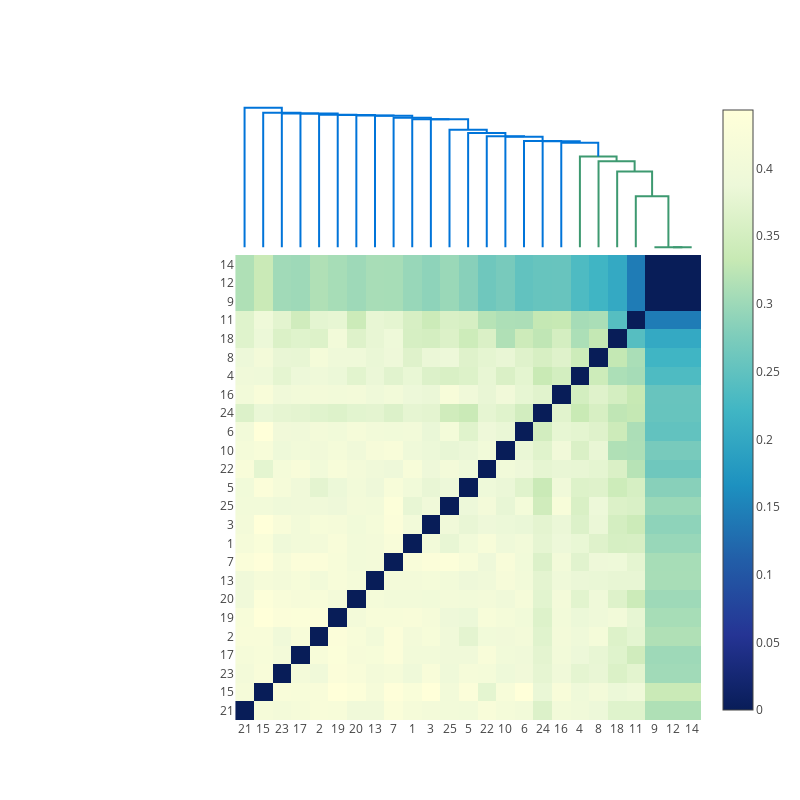

The notebook cell this image was saved under:
### Code cell
# heatmap annotation
annotation_html = [["+++ {}<br>--- {}".format(", ".join(int_tokens), ", ".join(diff_tokens))
                    for (int_tokens, diff_tokens) in row] for row in annotation]

# plot heatmap of distance matrix
heatmap = go.Data([
    go.Heatmap(
        z=heat_data,
        colorscale='YIGnBu',
        text=annotation_html,
        hoverinfo='x+y+z+text'
    )
])

heatmap[0]['x'] = figure['layout']['xaxis']['tickvals']
heatmap[0]['y'] = figure['layout']['xaxis']['tickvals']

# Add Heatmap Data to Figure
figure['data'].extend(heatmap)

dendro_leaves = [x + 1 for x in dendro_leaves]

# Edit Layout
figure['layout'].update({'width': 800, 'height': 800,
                         'showlegend':False, 'hovermode': 'closest',
                         })

# Edit xaxis
figure['layout']['xaxis'].update({'domain': [.25, 1],
                                  'mirror': False,
                                  'showgrid': False,
                                  'showline': False,
                                  "showticklabels": True, 
                                  "tickmode": "array",
                                  "ticktext": dendro_leaves,
                                  "tickvals": figure['layout']['xaxis']['tickvals'],
                                  'zeroline': False,
                                  'ticks': ""})
# Edit yaxis
figure['layout']['yaxis'].update({'domain': [0, 0.75],
                                  'mirror': False,
                                  'showgrid': False,
                                  'showline': False,
                                  "showticklabels": True, 
                                  "tickmode": "array",
                                  "ticktext": dendro_leaves,
                                  "tickvals": figure['layout']['xaxis']['tickvals'],
                                  'zeroline': False,
                                  'ticks': ""})
# Edit yaxis2
figure['layout'].update({'yaxis2':{'domain': [0.75, 1],
                                   'mirror': False,
                                   'showgrid': False,
                                   'showline': False,
                                   'zeroline': False,
                                   'showticklabels': False,
                                   'ticks': ""}})

py.iplot(figure)

### Figure 1 — Plotly figure (JSON) as saved in the notebook; plotly's stock layout.template omitted (floating-point values rounded to 4 significant figures; data arrays with more than 128 entries replaced by an {"elided": "..."} marker saying what was removed)
{"data": [{"hoverinfo": "text", "marker": {"color": "rgb(61,153,112)"}, "mode": "lines", "text": ["['conclude', 'supplementation', 'ray', 'interview', 'varied', 'markers', 'dual', 'narcotics', 'mild', 'elevated']", [], [], "['conclude', 'supplementation', 'ray', 'interview', 'varied', 'markers', 'dual', 'narcotics', 'mild', 'elevated']"], "type": "scatter", "x": [235, 235, 245, 245], "xaxis": "x", "y": [0, 2.474e-10, 2.474e-10, 0], "yaxis": "y2"}, {"hoverinfo": "text", "marker": {"color": "rgb(61,153,112)"}, "mode": "lines", "text": ["['conclude', 'supplementation', 'ray', 'interview', 'varied', 'markers', 'dual', 'narcotics', 'mild', 'elevated']", [], [], "+++: ['conclude', 'supplementation', 'ray', 'interview', 'varied', 'markers', 'dual', 'narcotics', 'mild', 'elevated']<br>---: ['failures', 'amygdala', 'cortex', 'disease', 'anisotropy', 'cp', 'patients', 'autonomic', 'activity', 'children']"], "type": "scatter", "x": [225, 225, 240, 240], "xaxis": "x", "y": [0, 4.366e-10, 4.366e-10, 2.474e-10], "yaxis": "y2"}, {"hoverinfo": "text", "marker": {"color": "rgb(61,153,112)"}, "mode": "lines", "text": ["['conclude', 'ray', 'range', 'varied', 'markers', 'dual', 'mild', 'conditions', 'described', 'department']", [], [], "+++: ['conclude', 'supplementation', 'ray', 'interview', 'varied', 'markers', 'dual', 'narcotics', 'mild', 'elevated']<br>---: ['absenteeism', 'failures', 'consulting', 'discomfort', 'hemithyroidectomy', 'cp', 'cingulate', 'induced', 'inflammatory', 'grades']"], "type": "scatter", "x": [215, 215, 232.5, 232.5], "xaxis": "x", "y": [0, 0.1515, 0.1515, 4.366e-10], "yaxis": "y2"}, {"hoverinfo": "text", "marker": {"color": "rgb(61,153,112)"}, "mode": "lines", "text": ["['supplementation', 'conclude', 'ray', 'ninety', 'varied', 'markers', 'dual', 'mild', 'narcotics', 'ami']", [], [], "+++: ['conclude', 'ray', 'varied', 'markers', 'dual', 'narcotics', 'mild', 'elevated', 'algorithmsprotocols', 'vagal']<br>---: ['described', 'clinical', 'immediately', 'body', 'records', 'physical', 'video', 'validity', 'thoracic', 'hit']"], "type": "scatter", "x": [205, 205, 223.8, 223.8], "xaxis": "x", "y": [0, 0.225, 0.225, 0.1515], "yaxis": "y2"}, {"hoverinfo": "text", "marker": {"color": "rgb(61,153,112)"}, "mode": "lines", "text": ["['readsstool', 'conclude', 'learning', 'differences', 'irritable', 'markers', 'varied', 'dual', 'narcotics', 'neutrophil']", [], [], "+++: ['conclude', 'ray', 'varied', 'markers', 'dual', 'narcotics', 'mild', 'elevated', 'algorithmsprotocols', 'vagal']<br>---: ['supplementation', 'ninety', 'ami', 'psychometric', 'department', 'chronic', 'reconstruction', 'clinical', 'protocol', 'laboratory']"], "type": "scatter", "x": [195, 195, 214.4, 214.4], "xaxis": "x", "y": [0, 0.2554, 0.2554, 0.225], "yaxis": "y2"}, {"hoverinfo": "text", "marker": {"color": "rgb(61,153,112)"}, "mode": "lines", "text": ["['conclude', 'supplementation', 'brain', 'visceral', 'interview', 'brief', 'range', 'varied', 'markers', 'narcotics']", [], [], "+++: ['conclude', 'varied', 'markers', 'dual', 'narcotics', 'mild', 'elevated', 'algorithmsprotocols', 'vagal', 'adjusted']<br>---: ['readsstool', 'ray', 'neutrophil', 'randomforest', 'involved', 'clinical', 'met', 'genus', 'anatomically', 'analyzed']"], "type": "scatter", "x": [185, 185, 204.7, 204.7], "xaxis": "x", "y": [0, 0.2693, 0.2693, 0.2554], "yaxis": "y2"}, {"hoverinfo": "text", "marker": {"color": "rgb(0,116,217)"}, "mode": "lines", "text": ["['berinert', 'conclude', 'interview', 'differences', 'varied', 'markers', 'relatively', 'fatal', 'intravenous', 'laryngeal']", [], [], "+++: ['conclude', 'varied', 'markers', 'narcotics', 'mild', 'algorithmsprotocols', 'adjusted', 'vagal', 'instruments', 'episodic']<br>---: ['supplementation', 'brain', 'visceral', 'interview', 'brief', 'range', 'dual', 'drg', 'elevated', 'chronic']"], "type": "scatter", "x": [175, 175, 194.8, 194.8], "xaxis": "x", "y": [0, 0.3106, 0.3106, 0.2693], "yaxis": "y2"}, {"hoverinfo": "text", "marker": {"color": "rgb(0,116,217)"}, "mode": "lines", "text": ["['conclude', 'therefore', 'interview', 'non', 'seven', 'trial', 'varied', 'markers', 'dual', 'mild']", [], [], "+++: ['conclude', 'varied', 'markers', 'narcotics', 'mild', 'algorithmsprotocols', 'adjusted', 'vagal', 'instruments', 'episodic']<br>---: ['berinert', 'relatively', 'clinical', 'met', 'mechanisms', 'immediately', 'records', 'anatomically', 'intervention', 'hit']"], "type": "scatter", "x": [165, 165, 184.9, 184.9], "xaxis": "x", "y": [0, 0.3148, 0.3148, 0.3106], "yaxis": "y2"}, {"hoverinfo": "text", "marker": {"color": "rgb(0,116,217)"}, "mode": "lines", "text": ["['crucial', 'interview', 'tachycardia', 'varied', 'markers', 'narcotics', 'mild', 'ami', 'algorithmsprotocols', 'adjusted']", [], [], "+++: ['conclude', 'varied', 'markers', 'narcotics', 'mild', 'algorithmsprotocols', 'adjusted', 'vagal', 'instruments', 'episodic']<br>---: ['therefore', 'non', 'administration', 'action', 'clinical', 'met', 'immediately', 'records', 'practices', 'anatomically']"], "type": "scatter", "x": [155, 155, 175.0, 175.0], "xaxis": "x", "y": [0, 0.316, 0.316, 0.3148], "yaxis": "y2"}, {"hoverinfo": "text", "marker": {"color": "rgb(0,116,217)"}, "mode": "lines", "text": ["['morphine', 'reviewed', 'supplementation', 'conclude', 'worst', 'markers', 'varied', 'narcotics', 'mild', 'resultant']", [], [], "+++: ['adhesion', 'sickle', 'selectin', 'varied', 'markers', 'vascular', 'narcotics', 'mild', 'arthropathy', 'unexplained']<br>---: ['tachycardia', 'ami', 'instruments', 'clinical', 'dualacting', 'providing', 'size', 'records', 'video', 'undergone']"], "type": "scatter", "x": [145, 145, 165.0, 165.0], "xaxis": "x", "y": [0, 0.3285, 0.3285, 0.316], "yaxis": "y2"}, {"hoverinfo": "text", "marker": {"color": "rgb(0,116,217)"}, "mode": "lines", "text": ["['testing', 'filaments', 'interview', 'non', 'suggests', 'range', 'markers', 'sprague', 'lip', 'eruption']", [], [], "+++: ['adhesion', 'sickle', 'selectin', 'varied', 'markers', 'vascular', 'narcotics', 'mild', 'arthropathy', 'unexplained']<br>---: ['party', 'met', 'immediately', 'body', 'retrospective', 'fractures', 'absenteeism', 'size', 'video', 'surgeons']"], "type": "scatter", "x": [135, 135, 155.0, 155.0], "xaxis": "x", "y": [0, 0.3295, 0.3295, 0.3285], "yaxis": "y2"}, {"hoverinfo": "text", "marker": {"color": "rgb(0,116,217)"}, "mode": "lines", "text": ["['limitations', 'interview', 'non', 'iiiiv', 'differences', 'equally', 'events', 'trial', 'dizziness', 'commissioned']", [], [], "+++: ['sickle', 'selectin', 'vascular', 'markers', 'narcotics', 'mild', 'arthropathy', 'algorithmsprotocols', 'vagal', 'exhibiting']<br>---: ['testing', 'filaments', 'interview', 'non', 'suggests', 'varied', 'range', 'sprague', 'eruption', 'psychometric']"], "type": "scatter", "x": [125, 125, 145.0, 145.0], "xaxis": "x", "y": [0, 0.3398, 0.3398, 0.3295], "yaxis": "y2"}, {"hoverinfo": "text", "marker": {"color": "rgb(0,116,217)"}, "mode": "lines", "text": ["['care', 'conclude', 'interview', 'participating', 'non', 'varied', 'markers', 'narcotics', 'mild', 'chronic']", [], [], "+++: ['sickle', 'selectin', 'markers', 'vascular', 'narcotics', 'mild', 'arthropathy', 'algorithmsprotocols', 'vagal', 'exhibiting']<br>---: ['limitations', 'interview', 'non', 'iiiiv', 'differences', 'varied', 'equally', 'events', 'trial', 'dizziness']"], "type": "scatter", "x": [115, 115, 135.0, 135.0], "xaxis": "x", "y": [0, 0.3494, 0.3494, 0.3398], "yaxis": "y2"}, {"hoverinfo": "text", "marker": {"color": "rgb(0,116,217)"}, "mode": "lines", "text": ["['testing', 'conclude', 'unknown', 'interview', 'brief', 'varied', 'paroxysms', 'accompanied', 'conditions', 'relatively']", [], [], "+++: ['sickle', 'selectin', 'vascular', 'markers', 'narcotics', 'mild', 'arthropathy', 'algorithmsprotocols', 'vagal', 'exhibiting']<br>---: ['care', 'conclude', 'interview', 'participating', 'non', 'varied', 'adjusted', 'chronic', 'paired', 'resident']"], "type": "scatter", "x": [105, 105, 125.0, 125.0], "xaxis": "x", "y": [0, 0.3802, 0.3802, 0.3494], "yaxis": "y2"}, {"hoverinfo": "text", "marker": {"color": "rgb(0,116,217)"}, "mode": "lines", "text": ["['conclude', 'suggests', 'non', 'location', 'differences', 'worst', 'markers', 'events', 'narcotics', 'mild']", [], [], "+++: ['sickle', 'selectin', 'vascular', 'narcotics', 'arthropathy', 'algorithmsprotocols', 'vagal', 'physician', 'algorithms', 'rheology']<br>---: ['testing', 'conclude', 'unknown', 'interview', 'difficult', 'brief', 'markers', 'varied', 'paroxysms', 'mild']"], "type": "scatter", "x": [95, 95, 115.0, 115.0], "xaxis": "x", "y": [0, 0.3805, 0.3805, 0.3802], "yaxis": "y2"}, {"hoverinfo": "text", "marker": {"color": "rgb(0,116,217)"}, "mode": "lines", "text": ["['therefore', 'brain', 'visceral', 'unknown', 'non', 'eliminate', 'activities', 'conditions', 'administration', 'chronic']", [], [], "+++: ['sickle', 'selectin', 'vascular', 'narcotics', 'arthropathy', 'algorithmsprotocols', 'vagal', 'physician', 'algorithms', 'rheology']<br>---: ['suggests', 'non', 'varied', 'mild', 'predicted', 'adjusted', 'involved', 'distances', 'breast', 'met']"], "type": "scatter", "x": [85, 85, 105.0, 105.0], "xaxis": "x", "y": [0, 0.3846, 0.3846, 0.3805], "yaxis": "y2"}, {"hoverinfo": "text", "marker": {"color": "rgb(0,116,217)"}, "mode": "lines", "text": ["['morphine', 'ray', 'interview', 'random', 'markers', 'neutrophil', 'relieve', 'chronic', 'administration', 'enable']", [], [], "+++: ['adverse', 'vascular']<br>---: ['therefore', 'unknown', 'non', 'eliminate', 'narcotics', 'administration', 'algorithmsprotocols', 'interest', 'vagal', 'pyretic']"], "type": "scatter", "x": [75, 75, 95.0, 95.0], "xaxis": "x", "y": [0, 0.3904, 0.3904, 0.3846], "yaxis": "y2"}, {"hoverinfo": "text", "marker": {"color": "rgb(0,116,217)"}, "mode": "lines", "text": ["['testing', 'normalized', 'visceral', 'hiv', 'regulated', 'colorectal', 'protease', 'thickening', 'lumen', 'chronic']", [], [], "+++: []<br>---: ['morphine', 'ray', 'interview', 'random', 'markers', 'neutrophil', 'relieve', 'chronic', 'administration', 'enable']"], "type": "scatter", "x": [65, 65, 85.0, 85.0], "xaxis": "x", "y": [0, 0.3917, 0.3917, 0.3904], "yaxis": "y2"}, {"hoverinfo": "text", "marker": {"color": "rgb(0,116,217)"}, "mode": "lines", "text": ["['therefore', 'suggests', 'elicited', 'unpredictable', 'trial', 'conditions', 'stress', 'chronic', 'adjusted', 'gper']", [], [], "+++: []<br>---: ['testing', 'normalized', 'visceral', 'hiv', 'regulated', 'colorectal', 'protease', 'thickening', 'lumen', 'chronic']"], "type": "scatter", "x": [55, 55, 75.0, 75.0], "xaxis": "x", "y": [0, 0.3932, 0.3932, 0.3917], "yaxis": "y2"}, {"hoverinfo": "text", "marker": {"color": "rgb(0,116,217)"}, "mode": "lines", "text": ["['fewer', 'care', 'supplementation', 'ray', 'therefore', 'non', 'inferiority', 'trial', 'events', 'dual']", [], [], "+++: []<br>---: ['therefore', 'suggests', 'elicited', 'unpredictable', 'trial', 'conditions', 'stress', 'chronic', 'adjusted', 'gper']"], "type": "scatter", "x": [45, 45, 65.0, 65.0], "xaxis": "x", "y": [0, 0.3939, 0.3939, 0.3932], "yaxis": "y2"}, {"hoverinfo": "text", "marker": {"color": "rgb(0,116,217)"}, "mode": "lines", "text": ["['therefore', 'possibility', 'non', 'self', 'comorbidity', 'recurrence', 'organization', 'wound', 'interviewers', 'activities']", [], [], "+++: []<br>---: ['fewer', 'care', 'therefore', 'ray', 'supplementation', 'non', 'inferiority', 'trial', 'events', 'dual']"], "type": "scatter", "x": [35, 35, 55.0, 55.0], "xaxis": "x", "y": [0, 0.3972, 0.3972, 0.3939], "yaxis": "y2"}, {"hoverinfo": "text", "marker": {"color": "rgb(0,116,217)"}, "mode": "lines", "text": ["['care', 'fewer', 'therefore', 'brain', 'visceral', 'multisystem', 'suggests', 'together', 'department', 'wait']", [], [], "+++: []<br>---: ['therefore', 'possibility', 'non', 'self', 'comorbidity', 'recurrence', 'organization', 'wound', 'interviewers', 'activities']"], "type": "scatter", "x": [25, 25, 45.0, 45.0], "xaxis": "x", "y": [0, 0.3974, 0.3974, 0.3972], "yaxis": "y2"}, {"hoverinfo": "text", "marker": {"color": "rgb(0,116,217)"}, "mode": "lines", "text": ["['naive', 'discs', 'care', 'normal', 'differences', 'facet', 'trial', 'sprague', 'stress', 'drg']", [], [], "+++: []<br>---: ['care', 'fewer', 'therefore', 'brain', 'visceral', 'multisystem', 'suggests', 'together', 'department', 'wait']"], "type": "scatter", "x": [15, 15, 35.0, 35.0], "xaxis": "x", "y": [0, 0.3994, 0.3994, 0.3974], "yaxis": "y2"}, {"hoverinfo": "text", "marker": {"color": "rgb(0,116,217)"}, "mode": "lines", "text": ["['care', 'mode', 'self', 'transplants', 'conditions', 'psychometric', 'standardized', 'chronic', 'action', 'areas']", [], [], "+++: []<br>---: ['naive', 'discs', 'care', 'normal', 'differences', 'facet', 'trial', 'sprague', 'stress', 'drg']"], "type": "scatter", "x": [5, 5, 25.0, 25.0], "xaxis": "x", "y": [0, 0.4145, 0.4145, 0.3994], "yaxis": "y2"}, {"colorscale": "YIGnBu", "hoverinfo": "x+y+z+text", "text": {"elided": "25x25 str values"}, "type": "heatmap", "x": [5, 15, 25, 35, 45, 55, 65, 75, 85, 95, 105, 115, 125, 135, 145, 155, 165, 175, 185, 195, 205, 215, 225, 235, 245], "y": [5, 15, 25, 35, 45, 55, 65, 75, 85, 95, 105, 115, 125, 135, 145, 155, 165, 175, 185, 195, 205, 215, 225, 235, 245], "z": {"elided": "25x25 float values"}}], "layout": {"autosize": false, "height": 800, "hovermode": "closest", "showlegend": false, "width": 800, "xaxis": {"domain": [0.25, 1], "mirror": false, "rangemode": "tozero", "showgrid": false, "showline": false, "showticklabels": true, "tickmode": "array", "ticks": "", "ticktext": [21, 15, 23, 17, 2, 19, 20, 13, 7, 1, 3, 25, 5, 22, 10, 6, 24, 16, 4, 8, 18, 11, 9, 12, 14], "tickvals": [5, 15, 25, 35, 45, 55, 65, 75, 85, 95, 105, 115, 125, 135, 145, 155, 165, 175, 185, 195, 205, 215, 225, 235, 245], "type": "linear", "zeroline": false}, "yaxis": {"domain": [0, 0.75], "mirror": false, "rangemode": "tozero", "showgrid": false, "showline": false, "showticklabels": true, "tickmode": "array", "ticks": "", "ticktext": [21, 15, 23, 17, 2, 19, 20, 13, 7, 1, 3, 25, 5, 22, 10, 6, 24, 16, 4, 8, 18, 11, 9, 12, 14], "tickvals": [5, 15, 25, 35, 45, 55, 65, 75, 85, 95, 105, 115, 125, 135, 145, 155, 165, 175, 185, 195, 205, 215, 225, 235, 245], "type": "linear", "zeroline": false}, "yaxis2": {"domain": [0.75, 1], "mirror": false, "showgrid": false, "showline": false, "showticklabels": false, "ticks": "", "zeroline": false}}}
